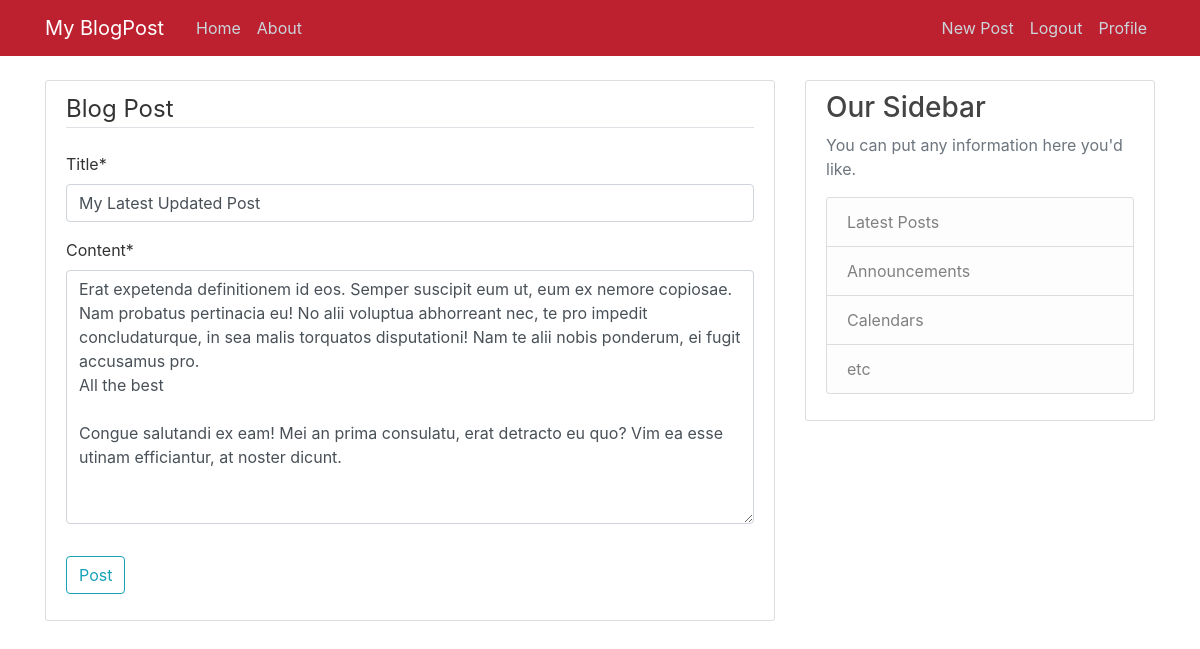
Screenshot of /post/27/update/ (signed in) with the database file from the repository.
### blog/models.py (models this page shows, shortened)
class Post(models.Model):
    title = models.CharField(max_length=100)
    content = models.TextField()
    date_posted = models.DateTimeField(default=timezone.now)
    author = models.ForeignKey(User, on_delete=models.CASCADE)

### blog/views.py (the view, shortened to what this page needs)
# urls.py: path('post/<int:pk>/update/', PostUpdateView.as_view(), name='post-update'),
class PostUpdateView(LoginRequiredMixin, UserPassesTestMixin, UpdateView):
    model = Post
    fields = ['title', 'content']
    def test_func(self):
        post = self.get_object()
        if self.request.user == post.author:
            return True
        return False

### blog/templates/blog/post_form.html (shortened to what this page needs)
{% extends "blog/base.html" %}
{% load crispy_forms_tags %}
{% block content %}
    <div class="content-section">
        <form method="POST">
            <fieldset class="form-group">
                <legend class="border-bottom mb-4">Blog Post</legend>
                {{ form|crispy }}
            </fieldset>
            <div class="form-group">
                <button class="btn btn-outline-info" type="submit">Post</button>
            </div>
        </form>
    </div>
{% endblock content %}

### blog/static/blog/main.css (style rules this page uses)
body { background: #fafafa00; color: #333333; margin-top: 5rem; }
.content-section { background: #ffffff; padding: 10px 20px; border: 1px solid #dddddd; border-radius: 3px; margin-bottom: 20px; }

### rows the page displays
Post: title "My Latest Updated Post", content "Erat expetenda definitionem id eos. Semper suscipit eum ut, eum ex nemore copiosae. Nam probatus pertinacia eu! No alii voluptua abhorreant nec, te pro impedit concludaturque, in sea malis torquatos disputationi! Nam te alii nobis ponderum, ei fugit accusamus pro. All the best Congue salutandi ex eam! Mei an prima consulatu, erat detracto eu quo? Vim ea esse utinam efficiantur, at noster dicunt."
